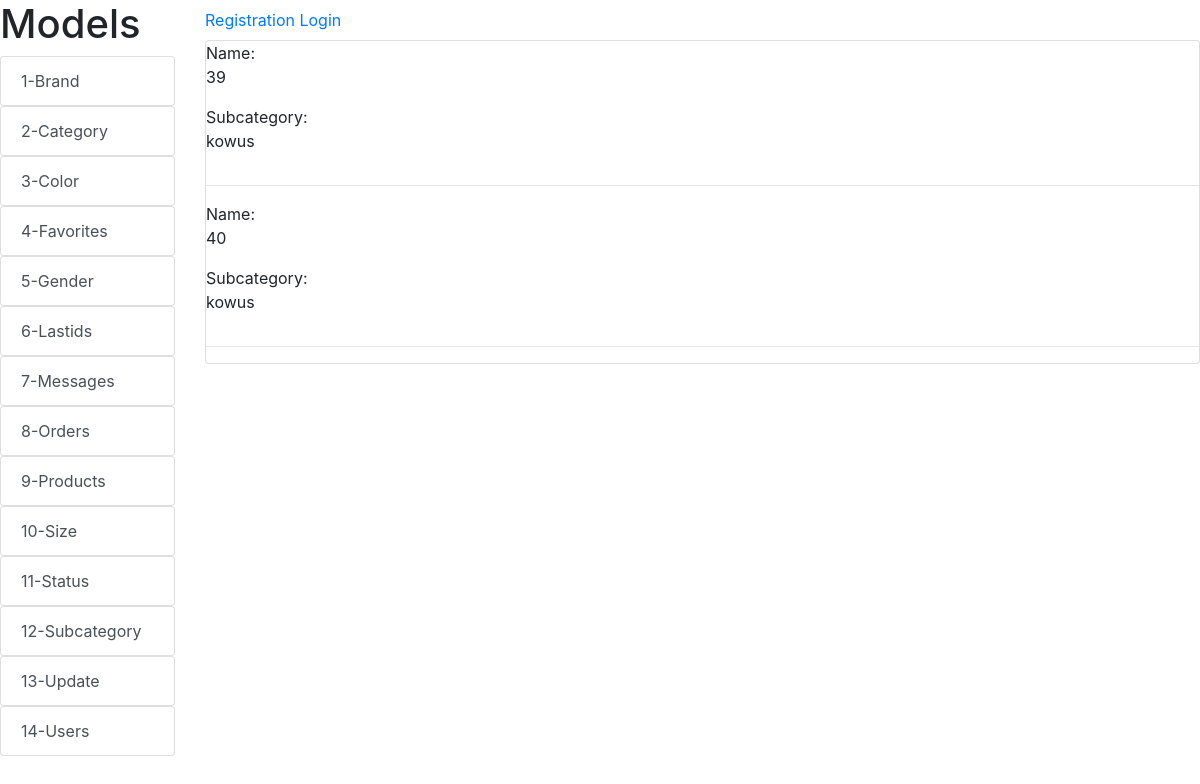
The page /size/ on the database its author committed.
### alemsite/models.py (models this page shows, shortened)
class Size(models.Model):
    name = models.CharField(max_length=100)
    subcategory = models.ForeignKey('Subcategory', on_delete=models.CASCADE)

class Subcategory(models.Model):
    category = models.ForeignKey('Category', on_delete=models.CASCADE, related_name='subcategory', default='')
    name = models.CharField(max_length=150,)
    def __str__(self):
        return self.name

### alemsite/views.py (the view)
# urls.py: path('size/', size, name='size'),
def size(request):
    size = Size.objects.all()
    return render(request, 'size/size.html', {'size':size})

### alemsite/templates/size/size.html
{% extends 'index.html'%}
{% block content %}
    {% for item in size %}
        Name:
    <p>{{ item.name }}</p>
        Subcategory:
    <p>{{ item.subcategory }}</p>
        <hr>
    {% endfor %}
{% endblock %}

### rows shown on the page
Size: name "39", subcategory "kowus"
Size: name "40", subcategory "kowus"
